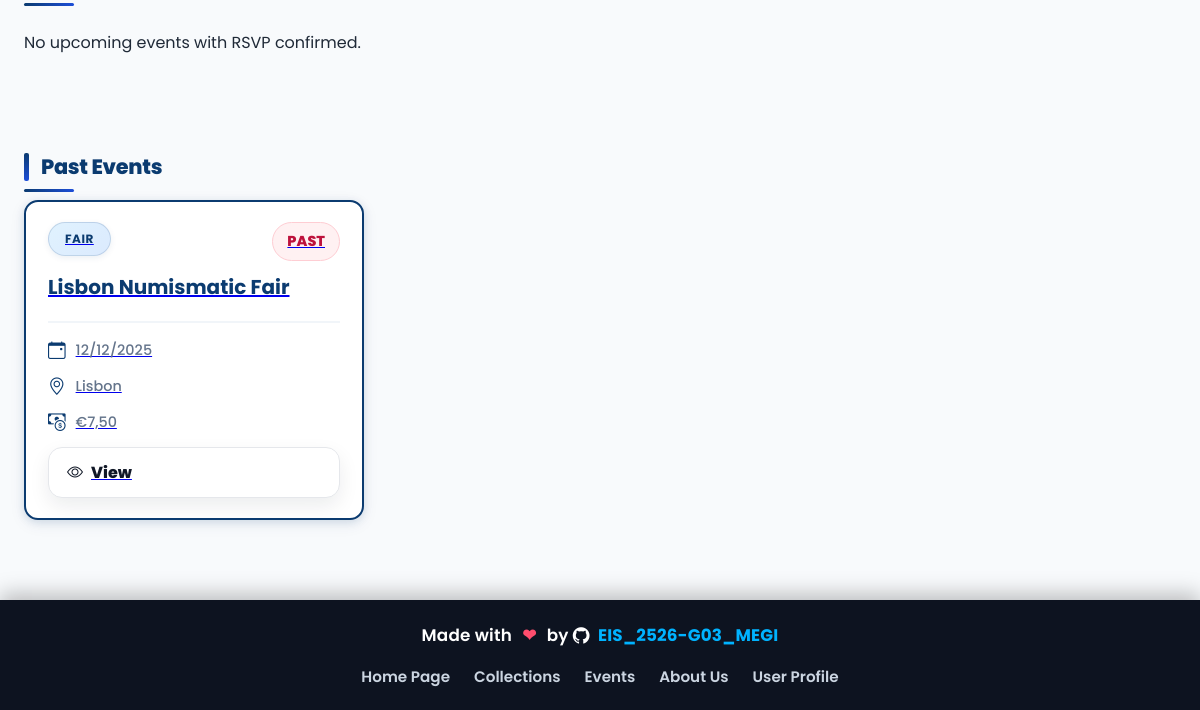
/SIE/PHP/pages/user_page.php?id=rui_frio (signed in, lower part), run on an earlier commit of the app's database.
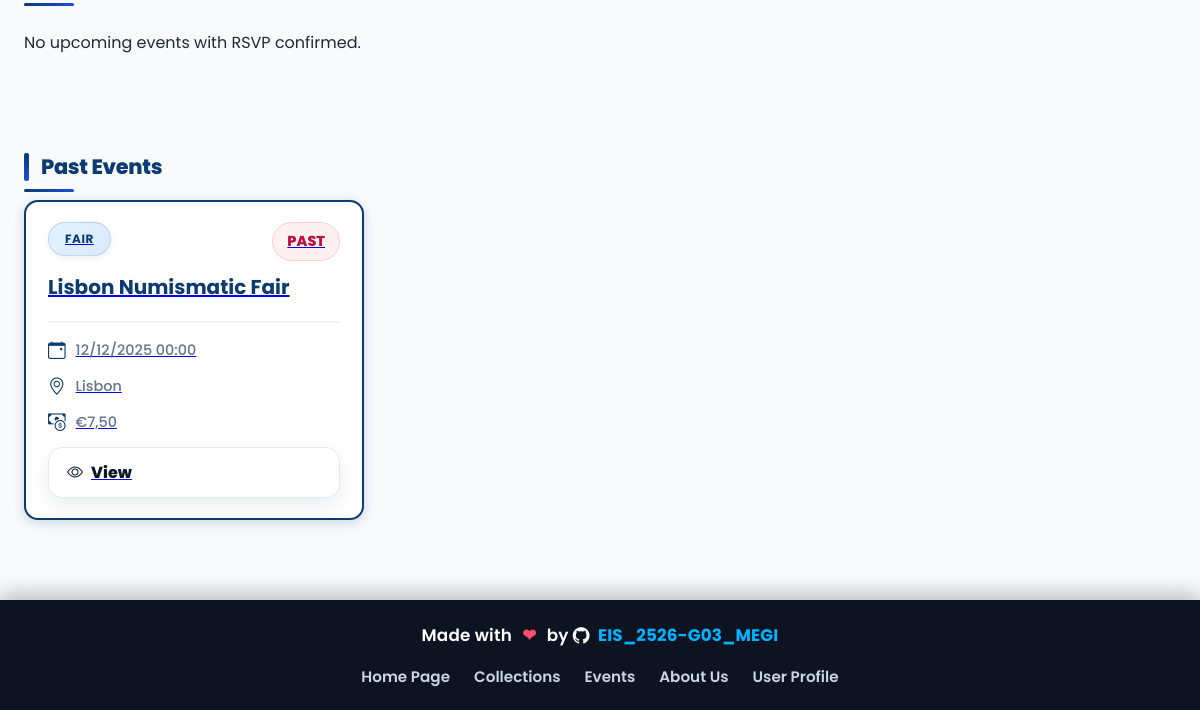
And on a later commit of the database.
### tables this page shows
CREATE TABLE `events` (
  `event_id` varchar(100) NOT NULL,
  `name` varchar(255) NOT NULL,
  `localization` varchar(255) DEFAULT NULL,
  `event_date` datetime DEFAULT NULL,
  `type` varchar(100) DEFAULT NULL,
  `summary` text DEFAULT NULL,
  `description` text DEFAULT NULL,
  `cost` decimal(10,2) DEFAULT 0.00,
  `created_at` datetime DEFAULT NULL,
  `updated_at` datetime DEFAULT NULL,
  `host_user_id` varchar(100) DEFAULT NULL,
  `collection_id` varchar(255) NOT NULL
);

### SIE/PHP/includes/data_loader.php (called while the page is built, shortened)
<?php
function table_exists($mysqli, $tableName)
{
  $t = $mysqli->real_escape_string($tableName);
  $res = $mysqli->query("SHOW TABLES LIKE '{$t}'");
  return $res && $res->num_rows > 0;
}
function fetch_all($mysqli, $sql, $types = null, $params = [])
{
  $stmt = $mysqli->prepare($sql);
  $stmt->execute();
  $res = $stmt->get_result();
  $rows = $res->fetch_all(MYSQLI_ASSOC);
  return $rows;
}
function column_exists($mysqli, $table, $column)
{
  $t = $mysqli->real_escape_string($table);
  $c = $mysqli->real_escape_string($column);
  $res = $mysqli->query("SHOW COLUMNS FROM `{$t}` LIKE '{$c}'");
  return $res && $res->num_rows > 0;
}
function resolve_image_path($rawPath, $folder, $default = '')
{
  $trim = trim((string)$rawPath);
  if (preg_match('#^https?://#i', $trim)) return $trim;
  $fileName = basename($trim);
  $root = dirname(__DIR__, 2);
  $uploadsRel = 'uploads/' . $folder . '/' . $fileName;
  $uploadsAbs = $root . '/' . $uploadsRel;
  if (is_file($uploadsAbs)) {
    return $uploadsRel;
  }
  $legacyRel = 'images/' . $fileName;
  $legacyAbs = $root . '/' . $legacyRel;
  if (is_file($legacyAbs)) {
    return $legacyRel;
  }
  $candidate = $root . '/' . ltrim($trim, './');
  return ltrim($trim, './');
}
function load_app_data($mysqli)
{
  $cols = fetch_all($mysqli, "SELECT collection_id,name,type,cover_image,summary,description,created_at,user_id FROM collections ORDER BY created_at DESC");
  $collections = array_map(function ($r) {
    $owner = $r['user_id'] ?? null;
    $cover = resolve_image_path($r['cover_image'] ?? '', 'collections');
    return [
      'id' => $r['collection_id'] ?? null,
      'name' => $r['name'] ?? null,
      'type' => $r['type'] ?? null,
      'coverImage' => $cover,
      'summary' => $r['summary'] ?? null,
      'description' => $r['description'] ?? null,
      'createdAt' => $r['created_at'] ?? null,
      'ownerId' => $owner,
      'owner-id' => $owner
    ];
  }, $cols);
  $usersRows = fetch_all($mysqli, "SELECT user_id,user_name,user_photo,date_of_birth,email,member_since FROM users");
  $users = array_map(function ($r) {
    $uid = $r['user_id'] ?? null;
    $uname = $r['user_name'] ?? null;
    $photo = resolve_image_path($r['user_photo'] ?? '', 'users');
    return [
      'id' => $uid,
      'user_id' => $uid,
      'user_name' => $uname,
      'user_photo' => $photo,
      'date_of_birth' => $r['date_of_birth'] ?? null,
      'email' => $r['email'] ?? null,
      'member_since' => $r['member_since'] ?? null,
      'owner-id' => $uid,
      'owner-name' => $uname,
      'owner-photo' => $photo,
      'date-of-birth' => $r['date_of_birth'] ?? null,
      'member-since' => $r['member_since'] ?? null
    ];
  }, $usersRows);
  $itemsRows = fetch_all($mysqli, "SELECT item_id,name,importance,weight,price,acquisition_date,created_at,updated_at,image FROM items");
  $items = array_map(function ($r) {
    $img = resolve_image_path($r['image'] ?? '', 'items');
    return [
      'id' => $r['item_id'] ?? null,
      'name' => $r['name'] ?? null,
      'importance' => $r['importance'] ?? null,
      'weight' => $r['weight'] ?? null,
      'price' => $r['price'] ?? null,
      'acquisitionDate' => $r['acquisition_date'] ?? null,
      'createdAt' => $r['created_at'] ?? null,
      'updatedAt' => $r['updated_at'] ?? null,
      'image' => $img,
    ];
  }, $itemsRows);
  $eventsSelectCost = column_exists($mysqli, 'events', 'cost');
  $eventsSelectHost = column_exists($mysqli, 'events', 'host_user_id');
  $eventFields = [
    'event_id',
    'name',
    'localization',
    'event_date',
    'type',
    'summary',
    'description',
    'created_at',
    'updated_at',
    'collection_id'
  ];
  if ($eventsSelectCost) $eventFields[] = 'cost';
  if ($eventsSelectHost) $eventFields[] = 'host_user_id';
  $eventsQuery = 'SELECT ' . implode(',', $eventFields) . ' FROM events';
  $eventsRows = fetch_all($mysqli, $eventsQuery);
  $events = array_map(function ($r) {
    $host = $r['host_user_id'] ?? null;
    return [
      'id' => $r['event_id'] ?? null,
      'name' => $r['name'] ?? null,
      'localization' => $r['localization'] ?? null,
      'date' => $r['event_date'] ?? null,
      'type' => $r['type'] ?? null,
      'summary' => $r['summary'] ?? null,
      'description' => $r['description'] ?? null,
      'cost' => $r['cost'] ?? null,
      'createdAt' => $r['created_at'] ?? null,
      'updatedAt' => $r['updated_at'] ?? null,
      'hostUserId' => $host,
      'collectionId' => $r['collection_id'] ?? null,
      'host_user_id' => $host
    ];
  }, $eventsRows);
  $ciRows = fetch_all($mysqli, "SELECT collection_id,item_id FROM collection_items");
  $collectionItems = array_map(function ($r) {
    return ['collectionId' => $r['collection_id'], 'itemId' => $r['item_id']];
  }, $ciRows);
  $ceRows = fetch_all($mysqli, "SELECT collection_id,event_id FROM collection_events");
  $collectionEvents = array_map(function ($r) {
    return ['collectionId' => $r['collection_id'], 'eventId' => $r['event_id']];
  }, $ceRows);
  $collectionsUsers = array_map(function ($c) {
    return ['collectionId' => $c['id'], 'ownerId' => $c['ownerId']];
  }, $collections);
  $erRows = table_exists($mysqli, 'event_ratings')
    ? fetch_all($mysqli, "SELECT event_id,user_id,rating,collection_id FROM event_ratings")
    : [];
  $rsvpRows = table_exists($mysqli, 'event_rsvps')
    ? fetch_all($mysqli, "SELECT event_id,user_id FROM event_rsvps")
    : [];
  $rsvpMap = [];
  foreach ($rsvpRows as $r) {
    $eid = $r['event_id'] ?? null;
    $uid = $r['user_id'] ?? null;
    if ($eid && $uid) {
      $rsvpMap["{$eid}|{$uid}"] = true;
    }
  }
  $eventsUsers = [];
  foreach ($erRows as $r) {
    $eid = $r['event_id'] ?? null;
    $uid = $r['user_id'] ?? null;
    $key = "{$eid}|{$uid}";
    $eventsUsers[] = [
      'eventId' => $eid,
      'userId' => $uid,
      'rating' => $r['rating'],
      'collectionId' => $r['collection_id'] ?? null,
      'rsvp' => isset($rsvpMap[$key]) ? 1 : 0,
      'type' => 'rating'
    ];
  }
  foreach ($rsvpMap as $key => $_) {
    [$eid, $uid] = explode('|', $key, 2);
    $eventsUsers[] = [
      'eventId' => $eid,
      'userId' => $uid,
      'rating' => null,
      'collectionId' => null,
      'rsvp' => 1,
      'type' => 'rsvp'
    ];
  }
  $userShowcases = [];
  $showcaseMap = [];
  $hasLikedCollectionsTable = table_exists($mysqli, 'user_liked_collections');
  $hasLikedItemsTable = table_exists($mysqli, 'user_liked_items');
  $urc = $hasLikedCollectionsTable
    ? fetch_all($mysqli, "SELECT user_id,last_updated,liked_collection_id as liked_collections FROM user_liked_collections")
    : fetch_all($mysqli, "SELECT user_id,last_updated,liked_collections FROM user_ratings_collections");
  foreach ($urc as $r) {
    $uid = $r['user_id'] ?? null;
    if (!isset($showcaseMap[$uid])) {
      $showcaseMap[$uid] = ['ownerId' => $uid, 'lastUpdated' => $r['last_updated'] ?? null, 'picks' => [], 'likes' => [], 'likedItems' => [], 'likedEvents' => []];
    }
    if (!empty($r['liked_collections'])) {
      $raw = $r['liked_collections'];
      $decoded = json_decode($raw, true);
      if (is_array($decoded)) {
        $showcaseMap[$uid]['likes'] = array_values(array_unique(array_merge($showcaseMap[$uid]['likes'], $decoded)));
      } else {
        $showcaseMap[$uid]['likes'] = array_values(array_unique(array_merge($showcaseMap[$uid]['likes'], [$raw])));
      }
    }
  }
  $uri = $hasLikedItemsTable
    ? fetch_all($mysqli, "SELECT user_id,last_updated,liked_item_id as liked_items FROM user_liked_items")
    : fetch_all($mysqli, "SELECT user_id,last_updated,liked_items FROM user_ratings_items");
  foreach ($uri as $r) {
    $uid = $r['user_id'] ?? null;
    if (!empty($r['last_updated']) && (empty($showcaseMap[$uid]['lastUpdated']) || strtotime($r['last_updated']) > strtotime($showcaseMap[$uid]['lastUpdated']))) {
      $showcaseMap[$uid]['lastUpdated'] = $r['last_updated'];
    }
    if (!empty($r['liked_items'])) {
      $raw = $r['liked_items'];
      $decoded = json_decode($raw, true);
      if (is_array($decoded)) {
        $showcaseMap[$uid]['likedItems'] = array_values(array_unique(array_merge($showcaseMap[$uid]['likedItems'], $decoded)));
      } else {
        $showcaseMap[$uid]['likedItems'] = array_values(array_unique(array_merge($showcaseMap[$uid]['likedItems'], [$raw])));
      }
    }
  }
  foreach ($showcaseMap as $entry) {
    $userShowcases[] = $entry;
  }
  $userFollows = [];
  $itemRatings = [];
  $collectionRatings = [];
  return [
    'collections' => $collections,
    'users' => $users,
    'items' => $items,
    'events' => $events,
    'collectionItems' => $collectionItems,
    'collectionEvents' => $collectionEvents,
    'collectionsUsers' => $collectionsUsers,
    'eventsUsers' => $eventsUsers,
    'userShowcases' => $userShowcases,
    'userFollows' => $userFollows,
    'collectionRatings' => $collectionRatings,
    'itemRatings' => $itemRatings
  ];
}

### SIE/PHP/pages/user_page.php (the view, shortened to what the rows shown need)
<?php
require_once __DIR__ . '/../includes/data_loader.php';
$data = load_app_data($mysqli);
$users = $data['users'] ?? [];
$events = $data['events'] ?? [];
$eventsUsers = $data['eventsUsers'] ?? [];
$isAuthenticated = !empty($_SESSION['user']);
$currentUserId = $isAuthenticated ? ($_SESSION['user']['id'] ?? null) : null;
$profileUserId = $_GET['id'] ?? $currentUserId;
$profileUser = null;
foreach ($users as $u) {
    if ($profileUserId && (($u['id'] ?? $u['user_id']) == $profileUserId)) {
        $profileUser = $u;
        break;
    }
}
$eventsById = [];
foreach ($events as $e) {
    if (!empty($e['id'])) {
        $eventsById[$e['id']] = $e;
    }
}
$userRsvpMap = [];
foreach ($eventsUsers as $eu) {
    $uid = $eu['userId'] ?? $eu['user_id'] ?? null;
    $eid = $eu['eventId'] ?? $eu['event_id'] ?? null;
    $rsvp = $eu['rsvp'] ?? null;
    if ($uid == $profileUserId && $eid && $rsvp) {
        $userRsvpMap[$eid] = $rsvp;
    }
}
$today = date('Y-m-d');
$upcomingEvents = [];
$pastEvents = [];
foreach (array_keys($userRsvpMap) as $eid) {
    if (isset($eventsById[$eid])) {
        $evt = $eventsById[$eid];
        $eventDate = substr($evt['date'] ?? '', 0, 10);
        if ($eventDate >= $today) {
            $upcomingEvents[] = $evt;
        } else {
            $pastEvents[] = $evt;
        }
    }
}
usort($pastEvents, function ($a, $b) {
    return strcmp($b['date'] ?? '', $a['date'] ?? '');
});
?>
<!DOCTYPE html>
<html lang="en">
    <head>
        <link rel="stylesheet" href="../../CSS/general.css">
        <link rel="stylesheet" href="../../CSS/user_page.css">
        <link rel="stylesheet"
              href="https://cdn.jsdelivr.net/npm/bootstrap-icons@1.11.3/font/bootstrap-icons.min.css">
        <link rel="stylesheet" href="../../CSS/christmas.css">
        <link rel="stylesheet" href="../../CSS/user_page.css">
    </head>
    <body>
        <main class="page-shell">
                <?php if (!$profileUser): ?>
                    <section class="profile-hero">
                        <?php if (!$isAuthenticated): ?>
                            <p class="muted">Please <a href="user_create.php">login</a> to view your profile.</p>
                        <?php else: ?>
                            <p class="muted">User not found.</p>
                        <?php endif; ?>
                    </section>
                <?php else: ?>
                    <section class="user-events-section">
                        <h2 class="section-title">
                            Past Events
                        </h2>
                        <?php if (!empty($pastEvents)): ?>
                            <div class="user-events-grid">
                        <?php foreach ($pastEvents as $evt): ?>
                            <?php
                                $eventId = $evt['id'] ?? $evt['event_id'] ?? '';
                                $costValue = $evt['cost'] ?? null;
                                $costLabel = ($costValue === '' || $costValue === null) ? ' Free entrance' : '€' . number_format((float)$costValue, 2, ',', '.');
                                $eventDateRaw = $evt['date'] ?? '';
                                $eventDateDisplay = '';
                                if ($eventDateRaw !== '') {
                                    $normalizedRaw = str_replace('T', ' ', $eventDateRaw);
                                    $rawHasTime = preg_match('/\d{2}:\d{2}/', $normalizedRaw) === 1;
                                    $dt = DateTime::createFromFormat('Y-m-d H:i:s', $normalizedRaw)
                                        ?: DateTime::createFromFormat('Y-m-d H:i', $normalizedRaw)
                                        ?: DateTime::createFromFormat('Y-m-d', $normalizedRaw);
                                    if ($dt instanceof DateTime) {
                                        $eventDateDisplay = $dt->format($rawHasTime ? 'd/m/Y H:i' : 'd/m/Y');
                                    } else {
                                        $eventDateDisplay = $rawHasTime
                                            ? substr($normalizedRaw, 0, 16)
                                            : substr($normalizedRaw, 0, 10);
                                    }
                                }
                            ?>
                            <a class="user-event-card user-event-card--link" href="event_page.php?id=<?php echo urlencode($eventId); ?>">
                                <div class="user-event-card__top">
                                    <span class="pill pill--event"><?php echo htmlspecialchars($evt['type'] ?? 'Evento'); ?></span>
                                    <span class="user-event-badge past">PAST</span>
                                </div>
                                <h3><?php echo htmlspecialchars($evt['name'] ?? 'Evento sem nome'); ?></h3>
                                <ul class="user-event-meta">
                                    <?php if (!empty($eventDateDisplay)): ?>
                                        <li>
                                            <i class="bi bi-calendar-event"></i>
                                            <?php echo htmlspecialchars($eventDateDisplay); ?>
                                        </li>
                                    <?php endif; ?>
                                    <?php if (!empty($evt['localization'])): ?>
                                        <li>
                                            <i class="bi bi-geo-alt"></i>
                                            <?php echo htmlspecialchars($evt['localization']); ?>
                                        </li>
                                    <?php endif; ?>
                                    <?php if ($costLabel): ?>
                                        <li>
                                            <i class="bi bi-cash-coin"></i>
                                            <?php echo htmlspecialchars($costLabel); ?>
                                        </li>
                                    <?php endif; ?>
                                </ul>
                                <div class="user-event-cta past">
                                    <i class="bi bi-eye"></i>
                                    <span>View</span>
                                </div>
                            </a>
                        <?php endforeach; ?>
                            </div>
                        <?php else: ?>
                            <p class="muted">
                                No past events attended.
                            </p>
                        <?php endif; ?>
                    </section>
                <?php endif; ?>
        </main>
        <link rel="stylesheet" href="../../CSS/user_page_inline.css">
    </body>
</html>

What changed in the data, as far as the page shows it:
changed events "Lisbon Numismatic Fair": event_date "12/12/2025" → "12/12/2025 00:00"
